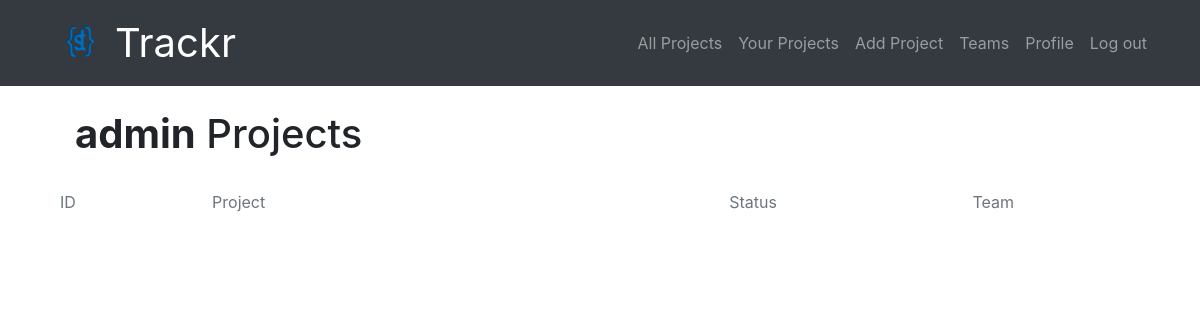
The page /projects/by/ (signed in) on the database as committed earlier.
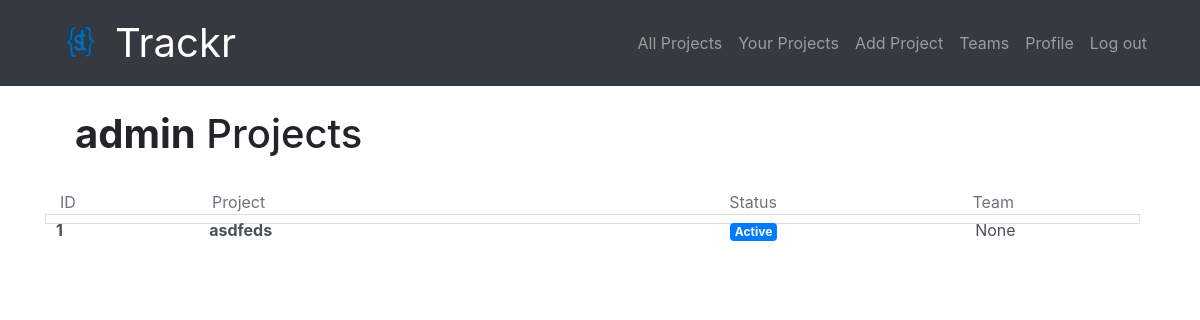
The same page on the database as committed later.
### projects/models.py (models this page shows, shortened)
class Project(models.Model):
    id = models.AutoField(primary_key=True)
    project_name = models.CharField(max_length=256)
    worker = models.ForeignKey(User,related_name='projects',null=True,on_delete=models.SET_NULL)
    created_by = models.ForeignKey(User,related_name='created',null=True,on_delete=models.SET_NULL)
    description = models.TextField()
    created_at = models.DateTimeField(default=timezone.now)
    due_date = models.DateTimeField()
    status = models.CharField(max_length=20,choices=status)
    completed_on = models.DateTimeField(blank=True,null=True)
    team = models.ForeignKey(Team,related_name='projects',null=True,blank=True,on_delete=models.SET_NULL)
    class Meta():
        ordering = ['-created_at']
        unique_together = ['worker','project_name']

### projects/views.py (the view)
# urls.py: path('by/',views.userProjects,name='for_user'),
@login_required
def userProjects(request):
    projects = Project.objects.filter(worker=request.user)
    project_user = User.objects.prefetch_related("projects").get(
                                    username__iexact=request.user.username)
    context = {'projects':projects,'project_user':project_user}
    return render(request, 'projects/user_project_list.html',context)

### projects/templates/projects/user_project_list.html
{% extends "projects/project_base.html" %}
{% block proj_content %}
<br>
<div class="container">
  <h1><strong>{{project_user}}</strong> Projects</h1>
</div>
<br>
<div class="d-flex justify-content-center">
  <div class="container list-group">
    <div class="d-flex justify-content-between align-items-center row">
      <div class="col-sm-1 text-muted">ID</div>
      <div class="col-sm-5 text-muted">Project</div>
      <div class="col-sm-2 text-muted">Status</div>
      <div class="col-sm-2 text-muted">Team</div>
      {% for project in projects %}
        <a href="{% url 'projects:single' pk=project.pk %}" class="list-group-item list-group-item-action">
          <div class="d-flex justify-content-between align-items-center row">
            <div class="col-sm-1"><strong>{{project.pk}}</strong></div>
            <div class="col-sm-5"><strong>{{project.project_name}}</strong></div>
              {% if project.status == 'Active' %}
                <div class="col-sm-2"><span class="badge badge-primary">{{project.status}}</span></div>
              {% elif project.status == 'Hold' %}
                <div class="col-sm-2"><span class="badge badge-warning">{{project.status}}</span></div>
              {% elif project.status == 'Past Due' %}
                <div class="col-sm-2"><span class="badge badge-danger">{{project.status}}</span></div>
              {% else %}
                <div class="col-sm-2"><span class="badge badge-success">{{project.status}}</span></div>
              {% endif %}
            <div class="col-sm-2">{{project.team}}</div>
          </div>
        </a>
      {% endfor %}
  </div>
</div>
{% endblock %}

Rows that differ between the two databases and show on the page:
now on this page (row edited): Project: pk "1", project_name "asdfeds", status "Active", team "None"
